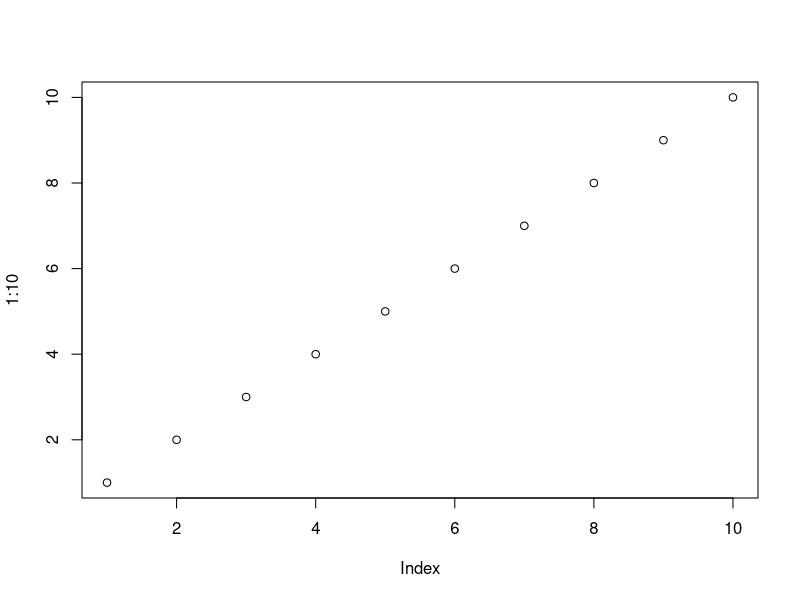
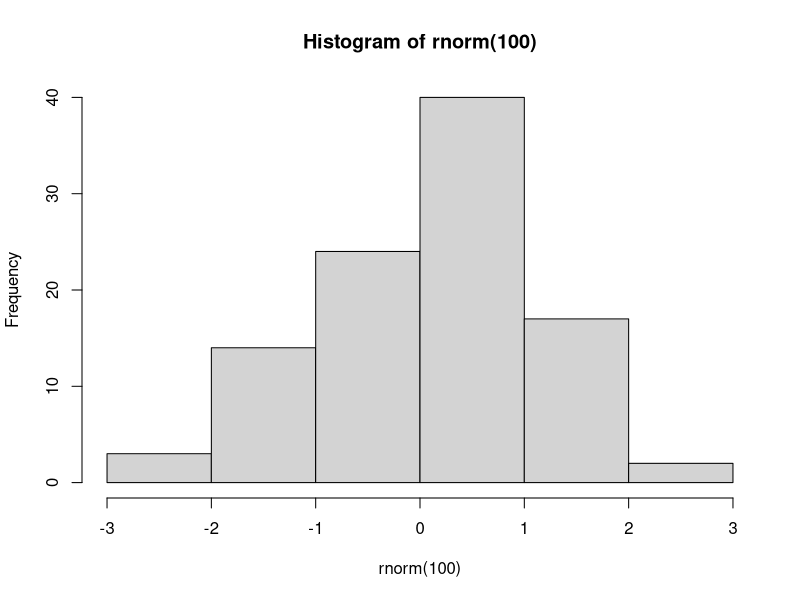
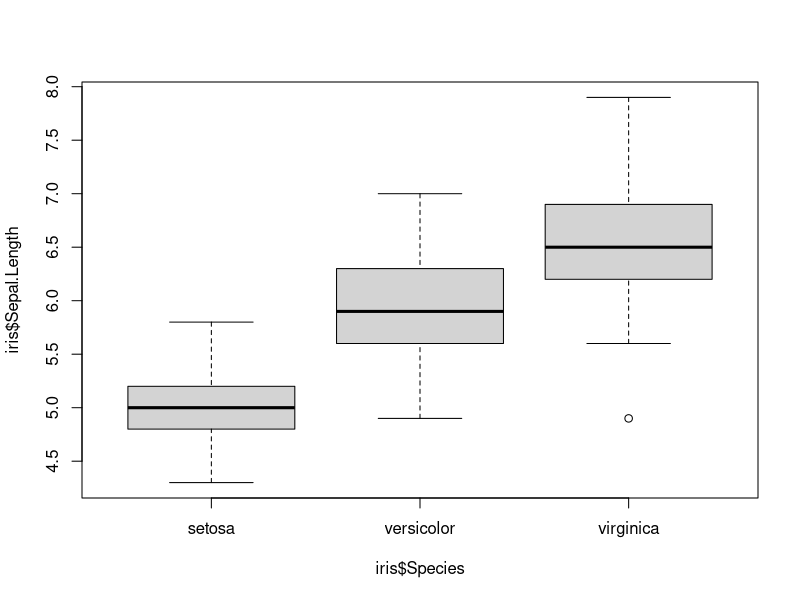

These figures' R source, in order:
# Ejercicio Práctico Complementario: Explorando la Interfaz de RStudio

# ¡Bienvenidos a la cocina de datos de RStudio!

# 1. Interactuando con la Consola como una Calculadora 🧮

# La consola es tu espacio interactivo. ¡Vamos a usar R como calculadora!

# Propbá estas operaciones en la CONSOLA (Panel inferior izquierdo) y observa los resultados:

1 + 1
2 * 5
10 / 2
3 ^ 2  # Elevar al cuadrado
sqrt(16) # Raíz cuadrada

# También podes probar operaciones un poco más complejas:
(20 + 10) * 3
log10(1000) # Logaritmo base 10

# ¡Experimenta con tus propias operaciones! ¿Qué otras funciones matemáticas conoces?


# 2. Creando tu Primer Script: "Mi_primer_script.R" 📝

# Ahora, vamos a "guardar nuestra receta" creando un script.

# Ve a 'Archivo' -> 'Nuevo Archivo' -> 'Script de R' (Panel superior izquierdo).
# Se abrirá un nuevo panel: ¡el Editor de Scripts!

# Escribí los siguientes comandos en tu script (Panel superior izquierdo, el nuevo archivo):

# Asignando valores a variables (¡Ingredientes a la alacena!):
nombre_curso <- "Análisis de Datos 1"
anio <- 2025

# Imprimiendo variables en la consola (Mostrando en la mesada):
nombre_curso # Escribí 'nombre_curso' y presiona 'Ctrl + Enter' o 'Cmd + Enter' para ejecutar esta línea
print(nombre_curso) # Otra forma de imprimir

# Creando un pequeño resumen de texto (Preparando un plato sencillo):
cat("Bienvenido/a al curso de", nombre_curso, "en el año", anio, "\n") # 'cat()' permite concatenar y mostrar texto


# ¡Guardá tu script! Ve a 'Archivo' -> 'Guardar Como...' y nómbralo 'Mi_primer_script.R'
# (Elige una carpeta donde guardar tus scripts, por ejemplo, una carpeta llamada 'Scripts_R_Curso')


# 3. Explorando el 'Entorno' (Environment): ¡Tu Alacena Visible! 🧺

# Observa el panel 'Environment' (Panel superior derecho).
# Deberías ver las variables 'nombre_curso' y 'anio' que creaste.

# El 'Environment' te muestra todos los objetos (variables, datos, funciones, etc.)
# que has creado y que R tiene "en memoria" en este momento.


# 4. ¡Un Gráfico Sencillo para el Visor de Gráficos! 📊

# Vamos a crear un gráfico simple y verlo en el panel 'Plots' (Panel inferior derecho, pestañas).

# Ejecutá este código en tu script (o directamente en la consola):

plot(1:10) # Crea un gráfico de puntos con valores del 1 al 10 en el eje x e y por defecto

# ¡Observa el panel 'Plots'! Deberías ver un gráfico de puntos.

# Podes probar otros tipos de gráficos, por ejemplo:
hist(rnorm(100)) # Crea un histograma de 100 valores aleatorios de una distribución normal
boxplot(iris$Sepal.Length ~ iris$Species) # Boxplots comparando 'Sepal.Length' por 'Species' del dataset 'iris'


# 5. Proyectos en RStudio (Opcional - Para organizar tu Cocina 🍽️)

# Recorá que los 'Proyectos' de RStudio son como organizar tu cocina en carpetas y espacios de trabajo.
# Para proyectos más grandes y organizados, ¡usar proyectos es muy recomendable!

# Para crear un proyecto, ve a: 'Archivo' -> 'Nuevo Proyecto...'

# ¡Felicidades! Has dado tus primeros pasos explorando la interfaz de RStudio.
# ¡Sigue experimentando y "cocinando datos"!


# --- ¡Fin del Ejercicio Práctico! ---
